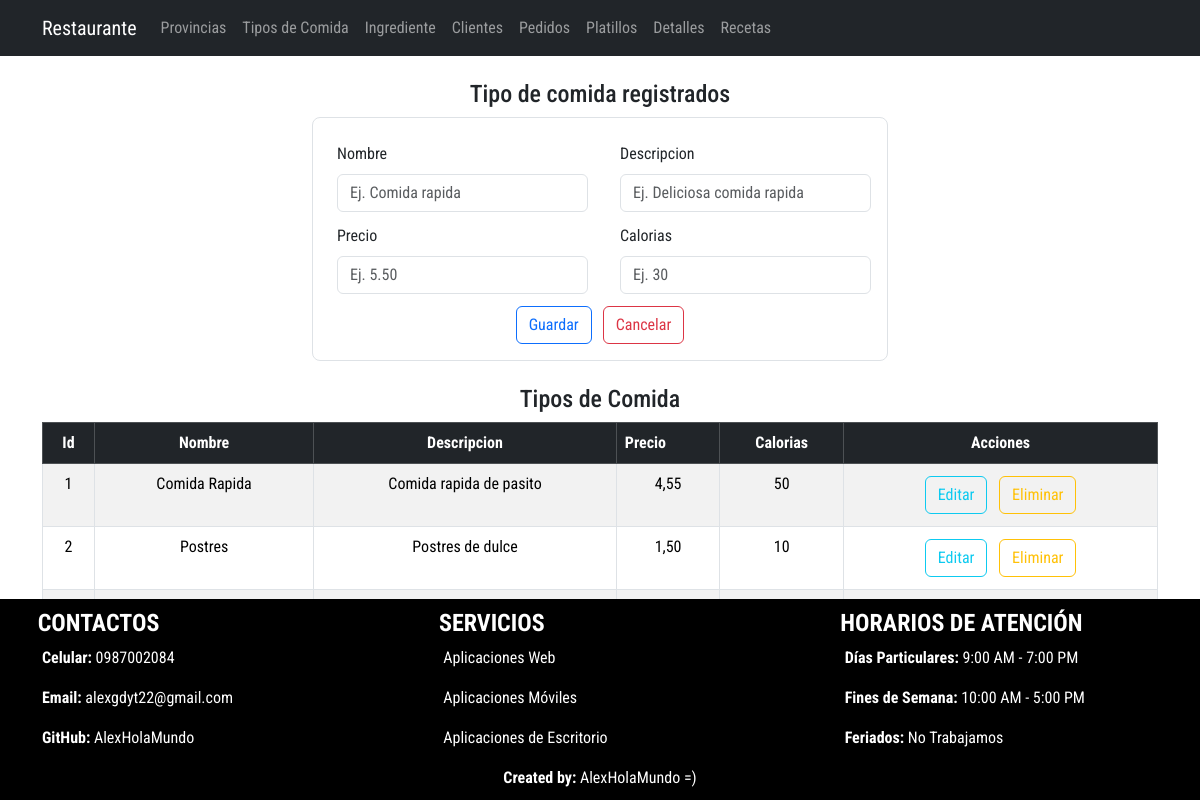
The page /listaTipo/ on the database its author committed.
### Aplicaciones/RestauranteWT/models.py (models this page shows, shortened)
class Tipo(models.Model):
    idTipo_wt = models.AutoField(primary_key=True)
    nombre_wt = models.CharField(max_length=50)
    descripcion_wt = models.CharField(max_length=100)
    precio_wt = models.DecimalField(max_digits=8, decimal_places=2)
    calorias_wt = models.IntegerField(default=0)

### Aplicaciones/RestauranteWT/views.py (the view)
# urls.py: path('listaTipo/', views.listaTipo),
def listaTipo (request):
    tipoBdd=Tipo.objects.all()
    return render(request, 'listaTipo.html', {'tipos':tipoBdd})

### Aplicaciones/RestauranteWT/templates/listaTipo.html (shortened to what this page needs)
{% extends "plantilla.html" %} {% block contenido %} {%load static %}
<div class="container w-50 mt-4 mb-4">
  <h4 class="text-center">Tipo de comida registrados</h4>
  <form
    class="border p-3 rounded-3"
    action="/guardarTipo/"
    method="POST"
    enctype="multipart/form-data"
  >
    <div class="row">
      <div class="col-md-6">
        <div class="m-1">
          <label for="" class="form-label m-1">Nombre</label>
          <input
            type="text"
            required
            class="form-control m-1"
            placeholder="Ej. Comida rapida"
            value=""
            name="nombre_wt"
            id="nombre_wt"
          />
        </div>
      </div>
      <div class="col-md-6">
        <div class="m-1">
          <label for="" class="form-label m-1">Descripcion</label>
          <input
            type="text"
            required
            class="form-control m-1"
            placeholder="Ej. Deliciosa comida rapida"
            value=""
            name="descripcion_wt"
            id="descripcion_wt"
          />
        </div>
      </div>
    </div>
    <div class="row">
      <div class="col-md-6">
        <div class="m-1">
          <label for="" class="form-label m-1">Precio</label>
          <input
            type="decimal"
            required
            class="form-control m-1"
            placeholder="Ej. 5.50"
            value=""
            name="precio_wt"
            id="precio_wt"
          />
        </div>
      </div>
      <div class="col-md-6">
        <div class="m-1">
          <label for="" class="form-label m-1">Calorias</label>
          <input
            type="number"
            required
            class="form-control m-1"
            placeholder="Ej. 30"
            value=""
            name="calorias_wt"
            id="calorias_wt"
          />
        </div>
      </div>
    </div>
    <center class="mt-2">
      <button type="submit" name="button" class="btn btn-outline-primary">
        Guardar</button
      >&nbsp;&nbsp;
      <button type="reset" name="button" class="btn btn-outline-danger">
        Cancelar
      </button>
    </center>
  </form>
</div>
<center class="mt-4 mb-4">
  <div class="container table-responsive">
    <h4 class="text-center">Tipos de Comida</h4>
    <table class="table table-striped table-bordered table-hover">
      <thead>
        <tr class="table-dark">
          <th class="text-center" scope="col">Id</th>
          <th class="text-center" scope="col">Nombre</th>
          <th class="text-center" scope="col">Descripcion</th>
          <th clas="text-center" scope="col">Precio</th>
          <th class="text-center" scope="col">Calorias</th>
          <th class="text-center" scope="col">Acciones</th>
        </tr>
      </thead>
      <tbody>
        {% for tipo in tipos %}
        <tr>
          <td class="text-center">{{tipo.idTipo_wt}}</td>
          <td class="text-center">{{tipo.nombre_wt}}</td>
          <td class="text-center">{{tipo.descripcion_wt}}</td>
          <td class="text-center">{{tipo.precio_wt}}</td>
          <td class="text-center">{{tipo.calorias_wt}}</td>
          <td class="text-center">
            <a
              href="/editarTipo/{{tipo.idTipo_wt}}"
              class="btn btn-outline-info m-1"
              >Editar</a
            >
            <a
              href="javascript:void(0);"
              type="button"
              class="btn btn-outline-warning m-1"
              onclick="eliminarTipo('/eliminarTipo/{{tipo.idTipo_wt}}')"
              >Eliminar</a
            >
          </td>
        </tr>
        {% endfor %}
      </tbody>
    </table>
  </div>
</center>
{% endblock contenido %}

### crudRestaurante/static/css/styles.css (style rules this page uses)
body { font-family: 'Great Vibes', cursive; font-family: 'PT Sans', sans-serif; font-family: 'PT Sans Narrow', sans-serif; font-family: 'Roboto Condensed', sans-serif; }

### rows shown on the page
Tipo: idTipo_wt "1", nombre_wt "Comida Rapida", descripcion_wt "Comida rapida de pasito", precio_wt "4,55", calorias_wt "50"
Tipo: idTipo_wt "2", nombre_wt "Postres", descripcion_wt "Postres de dulce", precio_wt "1,50", calorias_wt "10"
